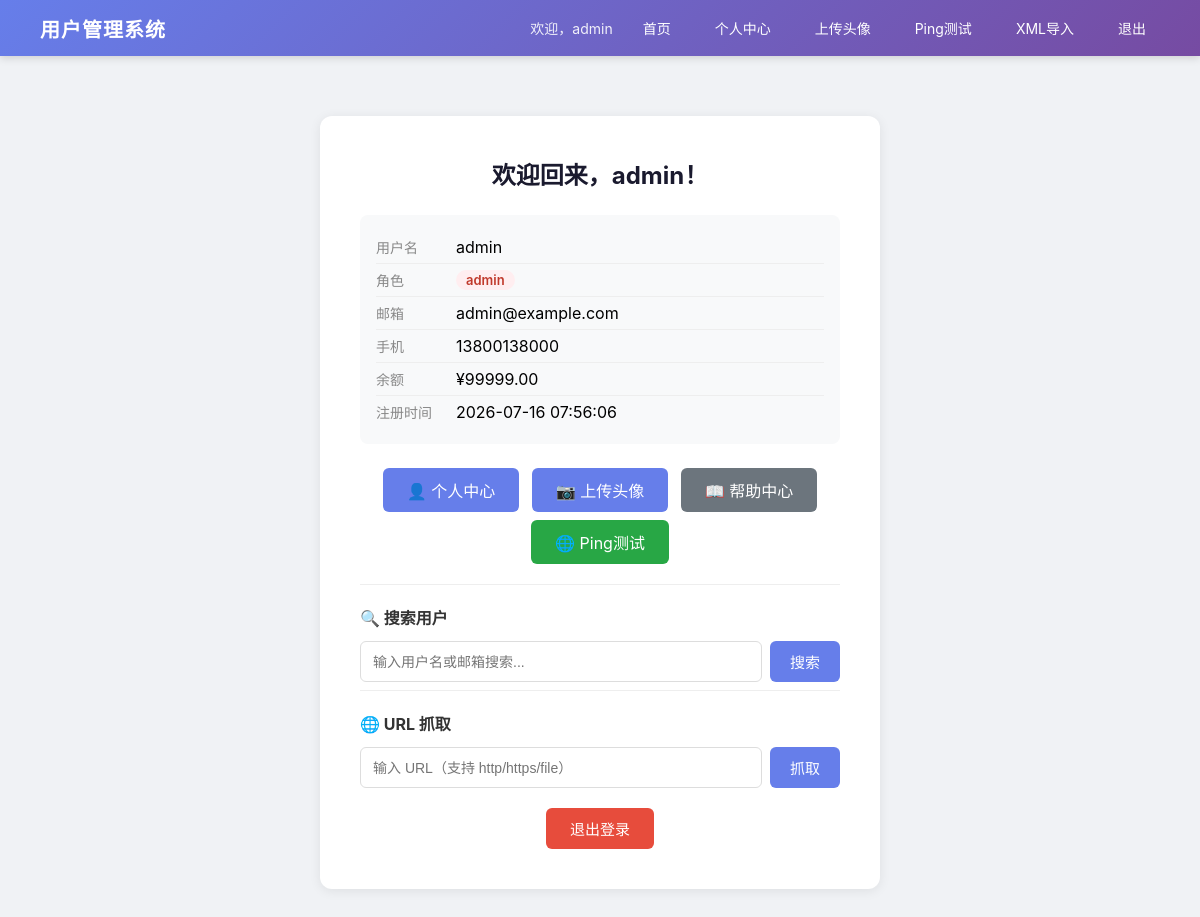
Page / (signed in) on the earlier database version.
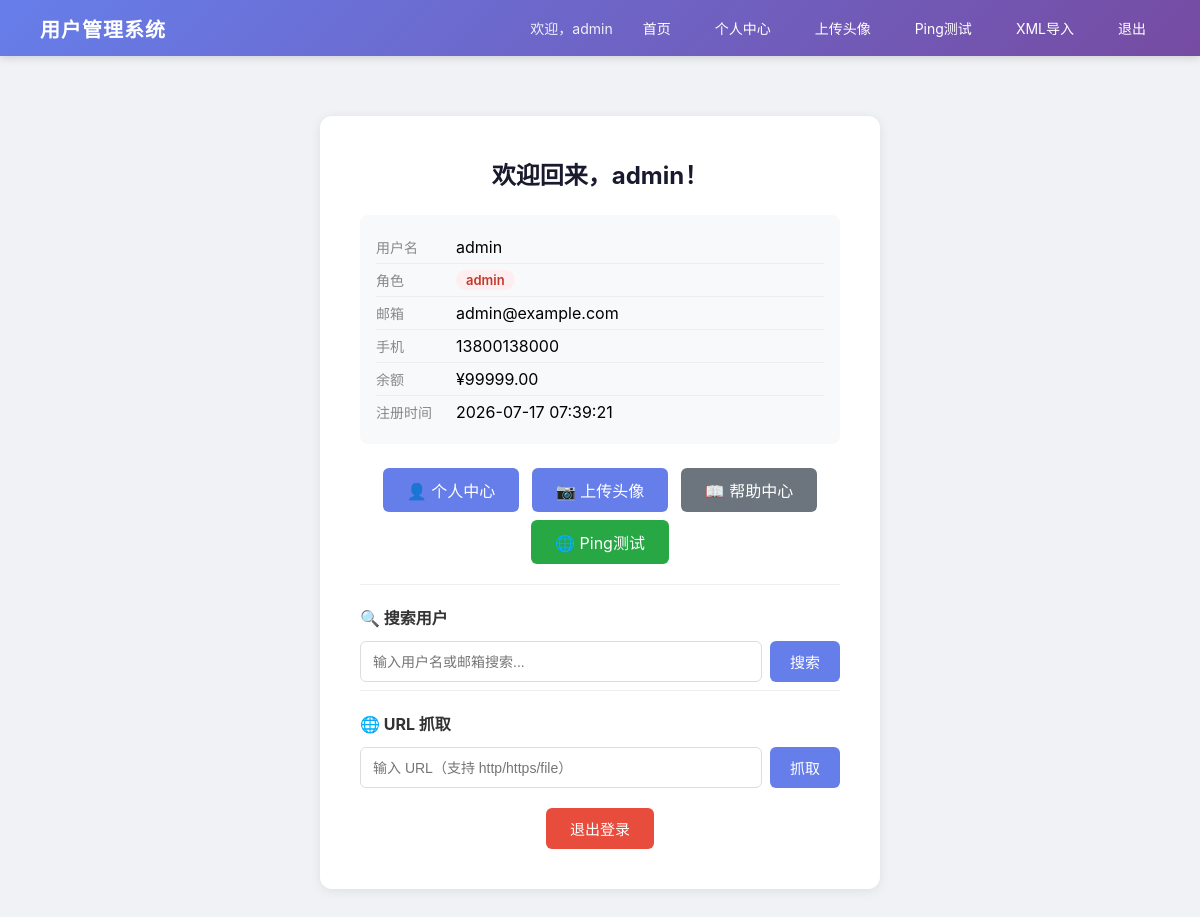
Same page on the later database version.
### tables this page shows
CREATE TABLE users (
            id INTEGER PRIMARY KEY AUTOINCREMENT,
            username TEXT NOT NULL UNIQUE,
            password_hash TEXT NOT NULL,
            role TEXT NOT NULL DEFAULT 'user',
            email TEXT DEFAULT '',
            phone TEXT DEFAULT '',
            balance REAL DEFAULT 0.0,
            created_at TIMESTAMP DEFAULT CURRENT_TIMESTAMP
        );

### app.py (the view, shortened to what this page needs)
@app.route('/')
def index():
    if 'username' in session:
        user = get_user_info(session['username'])
        if not user:
            session.clear()
            return redirect(url_for('login'))
        keyword = request.args.get('keyword', '')
        results = None
        return render_template('index.html', user=user, results=results, keyword=keyword)
    return render_template('index.html')

### app.py (called while the page is built)
def get_db():
    conn = sqlite3.connect('data/users.db')
    conn.row_factory = sqlite3.Row
    return conn

def generate_csrf_token():
    if 'csrf_token' not in session:
        session['csrf_token'] = secrets.token_hex(16)
    return session['csrf_token']

@app.after_request
def add_security_headers(response):
    response.headers['X-Content-Type-Options'] = 'nosniff'
    response.headers['X-Frame-Options'] = 'DENY'
    response.headers['Referrer-Policy'] = 'strict-origin-when-cross-origin'
    return response

def get_user_info(username):
    conn = get_db()
    c = conn.cursor()
    c.execute("SELECT id, username, role, email, phone, balance, created_at FROM users WHERE username = ?", (username,))
    user = c.fetchone()
    conn.close()
    return dict(user) if user else None

### templates/index.html (shortened to what this page needs)
{% extends "base.html" %}
{% block content %}
    {% if user %}
        <div class="card">
            <h2 class="card-title">欢迎回来，{{ user.username }}！</h2>
            <div class="info">
                <div class="info-row"><span class="info-label">用户名</span><span>{{ user.username }}</span></div>
                <div class="info-row"><span class="info-label">角色</span><span class="badge {{ user.role }}">{{ user.role }}</span></div>
                <div class="info-row"><span class="info-label">邮箱</span><span>{{ user.email or '未设置' }}</span></div>
                <div class="info-row"><span class="info-label">手机</span><span>{{ user.phone or '未设置' }}</span></div>
                <div class="info-row"><span class="info-label">余额</span><span>¥{{ '%.2f'|format(user.balance) }}</span></div>
                <div class="info-row"><span class="info-label">注册时间</span><span>{{ user.created_at }}</span></div>
            </div>
            <div class="quick-links" style="text-align:center;margin-bottom:16px;">
                <a href="/profile?user_id={{ user.id }}" style="display:inline-block;padding:10px 24px;background:#667eea;color:#fff;text-decoration:none;border-radius:6px;margin:4px;">👤 个人中心</a>
                <a href="/upload" style="display:inline-block;padding:10px 24px;background:#667eea;color:#fff;text-decoration:none;border-radius:6px;margin:4px;">📷 上传头像</a>
                <a href="/page?name=help" style="display:inline-block;padding:10px 24px;background:#6c757d;color:#fff;text-decoration:none;border-radius:6px;margin:4px;">📖 帮助中心</a>
                <a href="/ping" style="display:inline-block;padding:10px 24px;background:#28a745;color:#fff;text-decoration:none;border-radius:6px;margin:4px;">🌐 Ping测试</a>
            </div>
            <div class="search-section">
                <h3 style="margin-bottom: 12px; font-size: 16px; color: #333;">🔍 搜索用户</h3>
                <form method="GET" action="/">
                    <div class="search-box">
                        <input type="text" name="keyword" placeholder="输入用户名或邮箱搜索..." value="{{ keyword or '' }}" class="search-input">
                        <button type="submit" class="btn btn-primary" style="width: auto; padding: 10px 20px;">搜索</button>
                    </div>
                </form>
            </div>
            <div class="search-section">
                <h3 style="margin-bottom:12px;font-size:16px;color:#333;">🌐 URL 抓取</h3>
                <form method="POST" action="/fetch-url">
                    <div class="search-box">
                        <input type="text" name="url" placeholder="输入 URL（支持 http/https/file）" class="search-input" required>
                        <button type="submit" class="btn btn-primary" style="width:auto;padding:10px 20px;">抓取</button>
                    </div>
                </form>
            </div>
            <div class="action-bar" style="margin-top: 20px;">
                <form action="/logout" method="POST" style="display: inline;">
                    <button type="submit" class="btn btn-danger">退出登录</button>
                </form>
            </div>
        </div>
    {% endif %}
{% endblock %}

### templates/base.html (shortened to what this page needs)
<!DOCTYPE html>
<html lang="zh-CN">
<head>
    <link rel="stylesheet" href="/static/css/style.css">
</head>
<body>
    <nav class="navbar">
        <div class="nav-brand">用户管理系统</div>
        <div class="nav-menu">
            {% if session.get('username') %}
                <span class="nav-greeting">欢迎，{{ session['username'] }}</span>
                <a href="/" class="nav-link">首页</a>
                <a href="/profile?user_id={{ session['user_id'] }}" class="nav-link">个人中心</a>
                <a href="/upload" class="nav-link">上传头像</a>
                <a href="/ping" class="nav-link">Ping测试</a>
                <a href="/xml-import" class="nav-link">XML导入</a>
                <a href="/logout-page" class="nav-link">退出</a>
            {% else %}
                <a href="/login" class="nav-link">登录</a>
                <a href="/register" class="nav-link">注册</a>
            {% endif %}
        </div>
    </nav>
    <main class="container">
        {% block content %}{% endblock %}
    </main>
</body>
</html>

### static/css/style.css (style rules this page uses)
* { margin:0; padding:0; box-sizing:border-box; }
body { font-family:-apple-system,BlinkMacSystemFont,"Segoe UI",Roboto,sans-serif; background:#f0f2f5; min-height:100vh; }
.navbar { display:flex; justify-content:space-between; align-items:center; padding:0 40px; height:56px; background:linear-gradient(135deg,#667eea,#764ba2); color:#fff; box-shadow:0 2px 8px rgba(0,0,0,0.15); }
.nav-brand { font-size:20px; font-weight:700; letter-spacing:1px; }
.nav-menu { display:flex; align-items:center; gap:16px; }
.nav-greeting { font-size:14px; opacity:0.9; }
.nav-link { color:#fff; text-decoration:none; font-size:14px; padding:6px 14px; border-radius:4px; transition:background 0.2s; }
.container { max-width:600px; margin:60px auto; padding:0 20px; }
.card { background:#fff; border-radius:12px; box-shadow:0 2px 12px rgba(0,0,0,0.08); padding:40px; }
.card-title { font-size:24px; color:#1a1a2e; margin-bottom:24px; text-align:center; }
.info { background:#f8f9fa; padding:16px; border-radius:8px; margin-bottom:20px; }
.info-row { display:flex; padding:6px 0; border-bottom:1px solid #eee; }
.info-row:last-child { border-bottom:none; }
.info-label { width:80px; color:#888; font-size:14px; flex-shrink:0; }
.badge { display:inline-block; padding:2px 10px; border-radius:10px; font-size:13px; font-weight:600; }
.badge.admin { background:#ffeef0; color:#c0392b; }
.btn { display:inline-block; padding:10px 24px; border:none; border-radius:6px; font-size:15px; cursor:pointer; text-decoration:none; text-align:center; transition:background 0.2s; }
.btn-primary { width:100%; background:#667eea; color:#fff; }
.btn-danger { background:#e74c3c; color:#fff; }
.search-section { margin-top:8px; padding-top:20px; border-top:1px solid #eee; }
.search-box { display:flex; gap:8px; }
.search-input { flex:1; padding:10px 12px; border:1.5px solid #ddd; border-radius:6px; font-size:14px; transition:border-color 0.2s; }
.action-bar { text-align:center; }

Differences in the rows shown:
changed users "admin": created_at "2026-07-16 07:56:06" → "2026-07-17 07:39:21"
